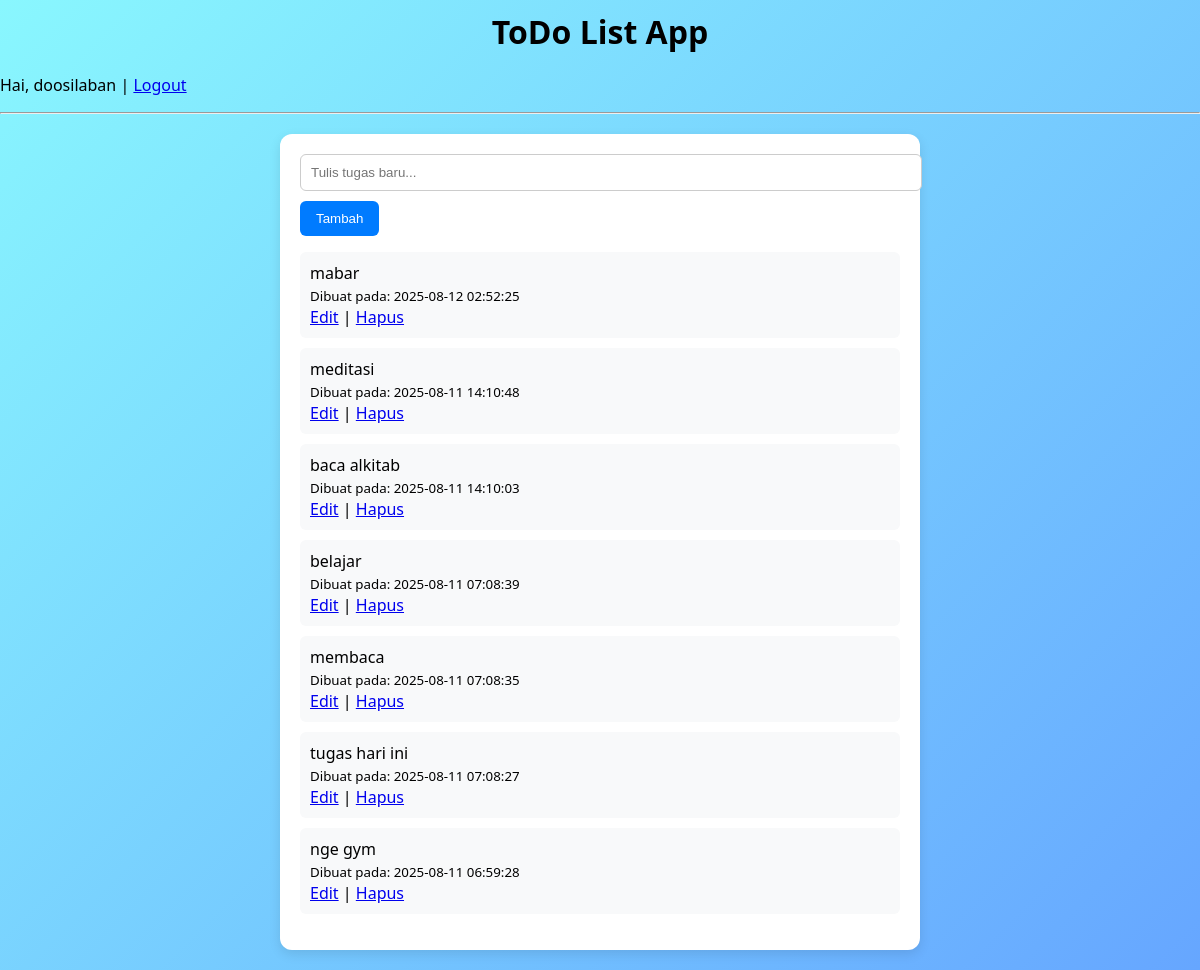
Screenshot of / (signed in) with the database file from the repository.
### app.py (models this page shows)
class Task(db.Model):
    id = db.Column(db.Integer, primary_key=True)
    task = db.Column(db.String(200), nullable=False)
    created_at = db.Column(db.DateTime, default=datetime.utcnow)
    user_id = db.Column(db.Integer, db.ForeignKey('user.id'), nullable=False)

### app.py (the view, shortened to what this page needs)
@app.route("/", methods=["GET", "POST"])
@login_required
def index():
    user_id = session['user_id']
    tasks = Task.query.filter_by(user_id=user_id).order_by(Task.created_at.desc()).all()
    return render_template("index.html", tasks=tasks)

### app.py (called while the page is built)
def login_required(f):
    @wraps(f)
    def decorated_function(*args, **kwargs):
        if 'user_id' not in session:
            flash("Silakan login dulu ya!", "warning")
            return redirect(url_for('login'))
        return f(*args, **kwargs)
    return decorated_function

### templates/index.html (shortened to what this page needs)
{% extends "layout.html" %}
{% block content %}
<form method="POST" action="{{ url_for('index') }}">
    <input type="text" name="task" placeholder="Tulis tugas baru..." required>
    <button type="submit">Tambah</button>
</form>
<ul class="task-list">
    {% for task in tasks %}
    <li>
        {{ task.task }} <br>
        <small>Dibuat pada: {{ task.created_at.strftime('%Y-%m-%d %H:%M:%S') }}</small><br>
        <a href="{{ url_for('edit', task_id=task.id) }}">Edit</a> |
        <a href="{{ url_for('delete', task_id=task.id) }}" onclick="return confirm('Yakin mau hapus?')">Hapus</a>
    </li>
    {% else %}
    <li>Tidak ada tugas.</li>
    {% endfor %}
</ul>
{% endblock %}

### templates/layout.html (shortened to what this page needs)
<!DOCTYPE html>
<html>
<head>
    <link rel="stylesheet" href="{{ url_for('static', filename='style.css') }}">
</head>
<body>
    <header>
        <h1>ToDo List App</h1>
        {% if session.username %}
            <p>Hai, {{ session.username }} | <a href="{{ url_for('logout') }}">Logout</a></p>
        {% endif %}
        <hr>
    </header>
    <main>
        {% block content %}{% endblock %}
    </main>
</body>
</html>

### static/style.css (style rules this page uses)
body { font-family: 'Segoe UI', Tahoma, Geneva, Verdana, sans-serif; background: linear-gradient(135deg, #89f7fe, #66a6ff); margin: 0; padding: 0; }
header h1 { text-align: center; margin-top: 10px; }
main { max-width: 600px; margin: 20px auto; background: white; padding: 20px; border-radius: 12px; box-shadow: 0 4px 12px rgba(0,0,0,0.1); }
input[type="text"], input[type="password"] { width: 100%; padding: 10px; margin-bottom: 10px; border-radius: 6px; border: 1px solid #ccc; }
button { background: #007bff; color: white; border: none; padding: 10px 16px; border-radius: 6px; cursor: pointer; }
.task-list { list-style: none; padding: 0; }
.task-list li { background: #f8f9fa; padding: 10px; border-radius: 6px; margin-bottom: 10px; }

### rows the page displays
Task: task "mabar", created_at "2025-08-12 02:52:25"
Task: task "meditasi", created_at "2025-08-11 14:10:48"
Task: task "baca alkitab", created_at "2025-08-11 14:10:03"
Task: task "belajar", created_at "2025-08-11 07:08:39"
Task: task "membaca", created_at "2025-08-11 07:08:35"
Task: task "tugas hari ini", created_at "2025-08-11 07:08:27"
Task: task "nge gym", created_at "2025-08-11 06:59:28"

### other values shown
{{ session.username }} "doosilaban"
